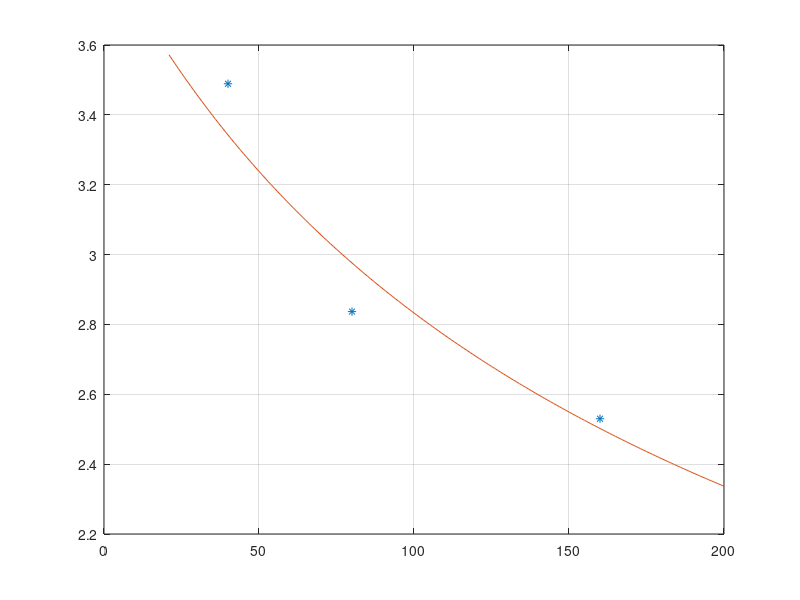

Source code (MATLAB):
D=[40 80 160];
sigma=[3.489 2.83667 2.53];

%plot(D,sigma,'*');

y = zeros(1,180);
t = 21:200;

for i=1:180
y(i) = 6*1.7045*10^5/sqrt(3.40579*(0.0203+0.1797*(i+20)/1000))/1000000;
end

plot(D,sigma,'*');
hold all
plot(t,y);
grid on
hold off